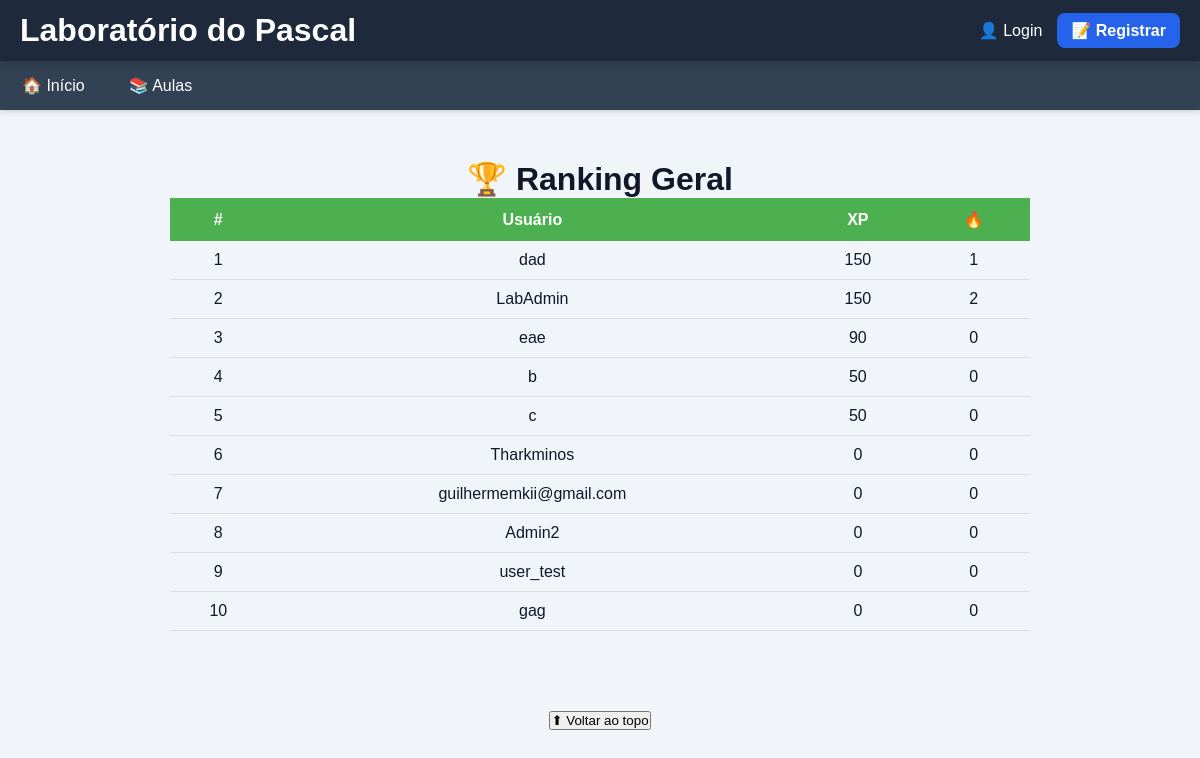
Before: /ranking with the older database file.
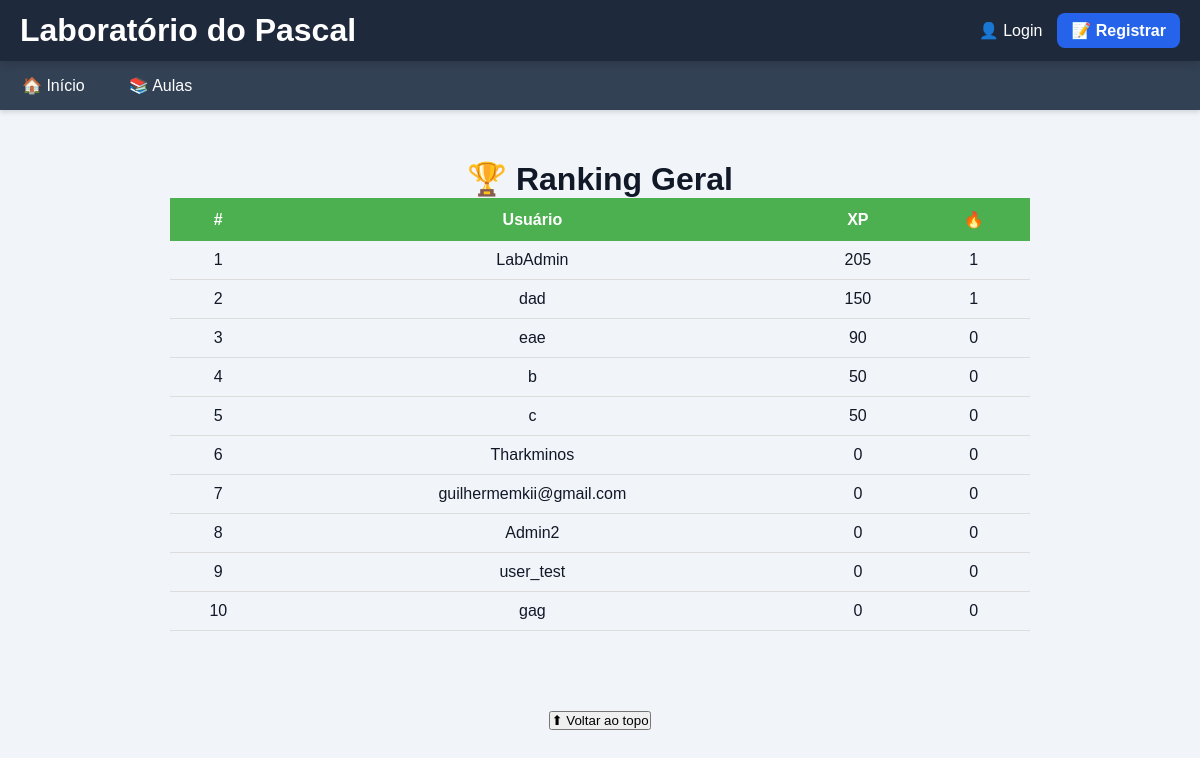
After: the same page with the newer database file.
### tables this page shows
CREATE TABLE usuarios (

    id INTEGER PRIMARY KEY AUTOINCREMENT,

    usuario TEXT UNIQUE,

    email TEXT UNIQUE,

    senha TEXT,

    xp INTEGER DEFAULT 0,

    nivel INTEGER DEFAULT 1,

    avatar TEXT,

    bio TEXT

, streak
            INTEGER DEFAULT 0, ultimo_acesso
            TEXT, admin INTEGER DEFAULT 0, professor INTEGER DEFAULT 0, monitor INTEGER DEFAULT 0);

### app.py (the view)
@app.route("/ranking")
def ranking():
    conn = sqlite3.connect(
        "site.db"
    )
    cursor = conn.cursor()
    cursor.execute(
        """
        SELECT
            usuario,
            xp,
            streak
        FROM usuarios
        ORDER BY xp DESC
        LIMIT 10
        """
    )
    ranking = cursor.fetchall()
    posicao_usuario = None
    if "id" in session:
        cursor.execute(
            """
            SELECT COUNT(*) + 1
            FROM usuarios
            WHERE xp >
            (
                SELECT xp
                FROM usuarios
                WHERE id = ?
            )
            """,
            (
                session["id"],
            )
        )
        posicao_usuario = (
            cursor.fetchone()[0]
        )
        cursor.execute(
            """
            SELECT
                usuario,
                xp,
                streak
            FROM usuarios
            WHERE id = ?
            """,
            (
                session["id"],
            )
        )
        usuario_logado = (
            cursor.fetchone()
        )
    else:
        usuario_logado = None
    conn.close()
    return render_template(
        "ranking.html",
        ranking=ranking,
        usuario_logado=usuario_logado,
        posicao_usuario=posicao_usuario
    )# ============== DEBUG NIVEL ===============

### templates/ranking.html (shortened to what this page needs)
{% extends "base.html" %}
{% block content %}
<div class="container-ranking">
    <h1>
        🏆 Ranking Geral
    </h1>
    <table>
        <tr>
            <th>#</th>
            <th>Usuário</th>
            <th>XP</th>
            <th>🔥</th>
        </tr>
        {% for jogador in ranking %}
        <tr
        >
            <td>
                {{ loop.index }}
            </td>
            <td>
                {{ jogador[0] }}
            </td>
            <td>
                {{ jogador[1] }}
            </td>
            <td>
                {{ jogador[2] }}
            </td>
        </tr>
        {% endfor %}
    </table>
</div>
{% endblock %}

Changed rows visible on the page:
changed usuarios "LabAdmin": xp "150" → "205"; streak "2" → "1"; moves up the list
